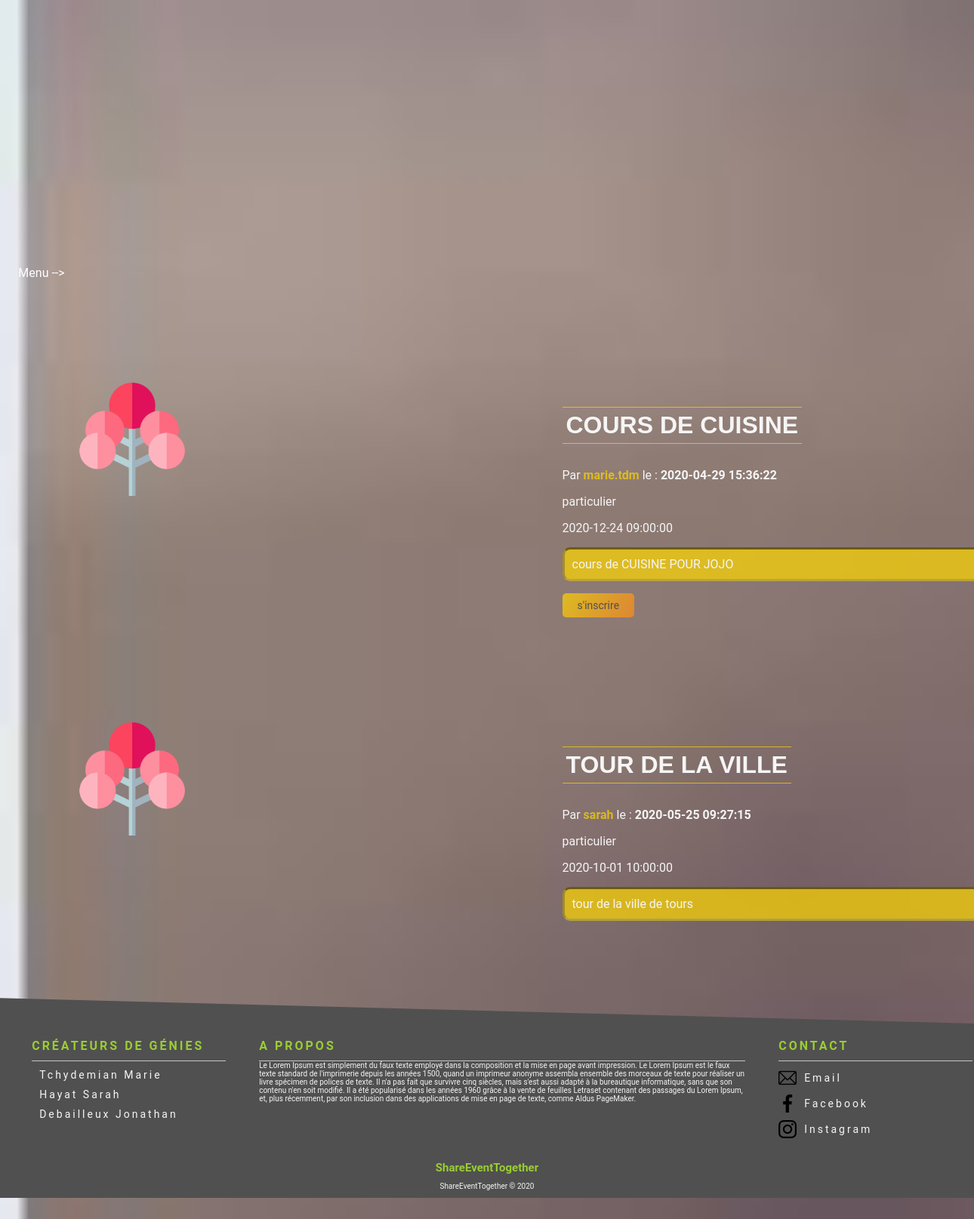
Before: /php/searchHeader.php (signed in) with the older database file.
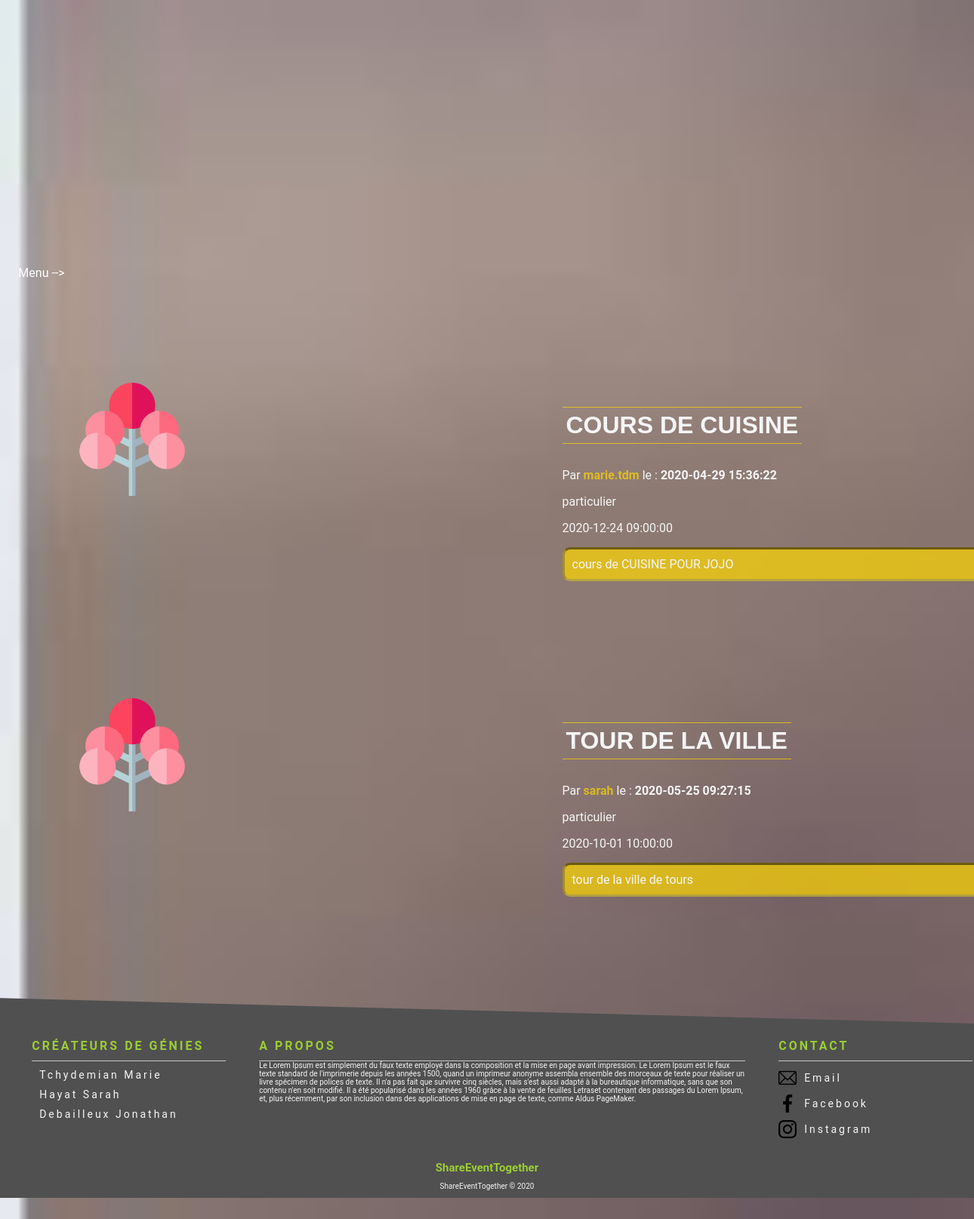
After: the same page with the newer database file.
### tables this page shows
CREATE TABLE `evenements` (
  `id_evenement` int(11) NOT NULL,
  `id_utilisateur` int(11) NOT NULL,
  `date_poste` datetime NOT NULL DEFAULT CURRENT_TIMESTAMP,
  `description` text NOT NULL,
  `date_evenement` datetime NOT NULL,
  `titre_evenement` varchar(250) NOT NULL,
  `id_karma` int(11) DEFAULT NULL,
  `id_categorie` int(11) DEFAULT NULL,
  `adresse` varchar(250) NOT NULL,
  `code_postal` int(5) NOT NULL,
  `commune` varchar(250) NOT NULL,
  `y` float DEFAULT NULL,
  `x` float DEFAULT NULL
);

CREATE TABLE `utilisateurs` (
  `id_utilisateur` int(11) NOT NULL,
  `prenom` varchar(100) NOT NULL,
  `nom` varchar(100) NOT NULL,
  `date_naissance` date NOT NULL,
  `adresse` varchar(250) NOT NULL,
  `code_postale` int(5) NOT NULL,
  `pays` varchar(100) NOT NULL,
  `telephone` int(10) NOT NULL,
  `mail` varchar(250) NOT NULL,
  `pseudo` varchar(100) NOT NULL,
  `mot_de_passe` varchar(255) NOT NULL,
  `type_utilisateur` varchar(50) NOT NULL,
  `ville` varchar(200) NOT NULL,
  `date_creation_utilisateur` datetime DEFAULT CURRENT_TIMESTAMP,
  `karma` decimal(4,2) DEFAULT '0.00'
);

### php/searchHeader.php (the view, shortened to what this page needs)
<?php
require("../controllers/bdd.php");
?>
<!DOCTYPE html>
<html lang="fr">
<head>
    <link rel="stylesheet" href="../assets/css/events.css"/>
</head>
<body>
<?php
if (isset($_SESSION['username'])) {
    require("headerConnect.php");
} else {
    require("headerDisconnect.php");
}
$articles = $bdd->query('SELECT * FROM evenements as e LEFT JOIN utilisateurs as u ON e.id_utilisateur = u.id_utilisateur ORDER BY e.date_evenement DESC');
?>
<section class="fond">
    <div class="filter">
        <?php
        if ($articles->rowCount() > 0) {
        while ($donnees = $articles->fetch()) {
            ?>
            <div class="listOfEvent">
                <ul class="collectionItem">
                    <div class="pictureEvent">
                        <img id="imgTree" src="../assets/images/arbre_icon.png"/>
                    </div>
                    <div class="pictureEvent">
                        <h3 class="titleOfEvent"><?php echo $donnees['titre_evenement']; ?> </h3>
                        <p><?php echo "Par " ?> <b><a href="userProfil.php?id_user= <?php echo $donnees['id_utilisateur'] ?>"> <?php echo $donnees['pseudo'] ?></a></b> le : <b> <?php echo $donnees['date_poste'] ?></b></p>
                        <p><?php echo $donnees['type_utilisateur']; ?></p>
                        <p><?php echo $donnees['date_evenement']; ?></p>
                        <p class="description"><?php echo $donnees['description']; ?></p>
                        <?php
                        $req = $bdd->prepare('SELECT id_utilisateur, id_evenement FROM inscription_evenements WHERE id_utilisateur = :id_utilisateur AND id_evenement = :id_evenement');
                        $req->execute(array(
                            'id_utilisateur' => $_SESSION['id_name'],
                            'id_evenement' => $donnees['id_evenement'],
                        ));
                        $resultat = $req->fetch();
                        if ($donnees['id_utilisateur'] !== $_SESSION['id_name']  && $_SESSION['type_utilisateur'] == "particulier" && !$resultat) {
                            ?>
                            <a class="inputListOfEvent" href="../controllers/subscribeEvent.php?id_evenement= <?php echo $donnees['id_evenement']; ?>">s'inscrire</a>
                            <?php
                        }
                        ?>
                    </div>
                </ul>
            </div>
            <?php
        }
        ?>
    </div>
</section>
<?php
require("footer.php");
?>
</body>
</html>
<?php
} else {
    ?>
    Aucun résultat pour : <?= $search ?>...
    <?php
}
?>

### php/headerConnect.php (shortened to what this page needs)
<html>
<head>
    <link rel="stylesheet" href="../assets/css/headerConnect.css"/>
</head>
<div id="display" style="background: linear-gradient(-90deg, rgba(0, 0, 0, 0.2), rgba(0, 0, 0, 0.2));height: fit-content;position: -webkit-sticky;position: sticky;top: 0;">
    <ul>
        <li><a>Menu --></a></li>
    </ul>
</div>
</html>

### php/footer.php
<link rel="stylesheet" href="../assets/css/footer.css"/>
<footer>
    <div class="container">
        <div class="row">
            <div style="width: 23%">
                <ul class="menu">
                    <span>Créateurs de génies</span>
                    <li>
                        <a href="https://www.linkedin.com/in/marie-tchydemian-480923158/" target="_blank">Tchydemian Marie</a>
                    </li>
                    <li>
                        <a href="https://www.linkedin.com/in/sarahhayat/" target="_blank">Hayat Sarah </a>
                    </li>
                    <li>
                        <a href="https://www.linkedin.com/in/jonathan-debailleux/" target="_blank">Debailleux Jonathan</a>
                    </li>
                </ul>
            </div>
            <div style="width: 53%">
                <ul class="menu">
                    <span>A propos</span>
                    Le Lorem Ipsum est simplement du faux texte employé dans la composition et la mise en page avant impression.
                    Le Lorem Ipsum est le faux texte standard de l'imprimerie depuis les années 1500, quand un imprimeur anonyme
                    assembla ensemble des morceaux de texte pour réaliser un livre spécimen de polices de texte. Il n'a pas fait que
                    survivre cinq siècles, mais s'est aussi adapté à la bureautique informatique, sans que son contenu n'en soit modifié.
                    Il a été popularisé dans les années 1960 grâce à la vente de feuilles Letraset contenant des passages du Lorem Ipsum,
                    et, plus récemment, par son inclusion dans des applications de mise en page de texte, comme Aldus PageMaker.
                </ul>
            </div>
            <div class="div_row" style="width: 23%">
                <ul class="address">
                    <span>Contact</span>
                    <li>
                        <img src="../assets/images/mail.png"   alt="Email"/><a href="#">Email</a>
                    </li>
                    <li>
                        <img src="../assets/images/facebook.png"   alt="Facebook"/><a href="#">Facebook</a>
                    </li>
                    <li>
                        <img src="../assets/images/instagram.png"   alt="Instagram"/><a href="#">Instagram</a>
                    </li>
                </ul>
            </div>
        </div>
    </div>
    <div class="display_center">
        <span class="logo">ShareEventTogether</span>
        <p>ShareEventTogether © 2020</p>
    </div>
</footer>

### assets/css/events.css (style rules this page uses)
body { margin: 0 !important; font-family: 'Roboto', sans-serif; color: whitesmoke; background: url(../images/test.jpg) no-repeat fixed; background-size: cover; }
.fond { display: flex; margin-left: 5%; margin-right: 5%; padding: 10px 10px 10px 10px; border-radius: 10px; top: 195px; height: 800px; width: 100%; overflow: scroll; }
.fond { display: block; }
#imgTree { width: 150px; }
.pictureEvent { width: 75%; padding-bottom: 10px; padding-left: 20px; position: relative; height: fit-content; margin-left: 5px; }
.listOfEvent { margin-bottom: 10%; }
.titleOfEvent { border-bottom: solid 1px rgba(255,215, 0,0.7); border-top: solid 1px rgba(255,215, 0,0.7); padding: 5px; font-size: 2rem; width: fit-content; text-align: center; text-transform: uppercase; font-family: 'Arbutus Slab', sans-serif ; }
.collectionItem { display: flex; flex-direction: row; margin: 0; padding: 0; justify-content: center; }
.description { background: rgba(255,215, 0,0.7) ; padding: 10px; color: whitesmoke; border-radius: 10px; width: fit-content; width: 88%; border: inset; border-bottom-color: rgba(97, 114, 133, 0.3) ; border-top-color: rgba(0, 0, 0, 0.5); border-right-color: rgba(0, 0, 0, 0.5) ; border-left-color: rgba(97, 114, 133, 0.3); }
a { text-decoration: none; color: rgba(255,215, 0,0.7); }
.inputListOfEvent { background: linear-gradient(120deg, rgba(255,215, 0,0.7), rgba(255, 140, 26, 0.7)) ; border: none; color: #505050; padding: 8px 20px; text-align: center; border-radius: 5px; text-decoration: none; display: inline-block; font-size: 14px; transition: 0.5s; }

### assets/css/headerConnect.css (style rules this page uses)
#display ul { margin:0; padding:0; list-style-type:none; text-align:center; }
#display li { float:left; margin:auto; padding:0; }
#display li a { display:block; width:100px; color:white; text-decoration:none; padding:5px; }

### assets/css/footer.css (style rules this page uses)
footer { display: flex; background-color: #505050; margin-top: 3%; bottom: 0; width: 100%; position: relative; flex-direction: column; font-size: 10px; color: whitesmoke; }
footer:before { background: inherit; content: ''; display: block; height: 50%; left: 0; position: absolute; right: 0; z-index: -1; -webkit-backface-visibility: hidden; }
footer:before { top: 0; transform: skewY(1.5deg); transform-origin: 100% 0; }
ul { list-style: none; }
.logo { color:yellowgreen; font-weight:700; font-size:15px; }
.address span , .menu span { color: whitesmoke; font-weight: bold; border-bottom: 1px solid #c7c7c7; padding:10px 0px; display: block; text-transform: uppercase; font-size: 16px; letter-spacing: 3px; }
.address li a , .menu li a { color:whitesmoke; letter-spacing: 3px; text-decoration:none; font-size:14px; }
.row { display: flex; flex-direction: row; justify-content: space-around; }
.address li, .menu li { margin:10px 0; list-style: none; }
.display_center { margin-top: 10px; padding-top:10px ; text-align: center; background-color: #505050; }
.menu span, .address span { color: yellowgreen; }
.address { height: auto; align-self: center; }
li { display: flex; align-items: center; }
footer li a { padding-left:10px ; }

Changed rows visible on the page:
changed evenements "COURS DE CUISINE": no longer shows "s'inscrire"
